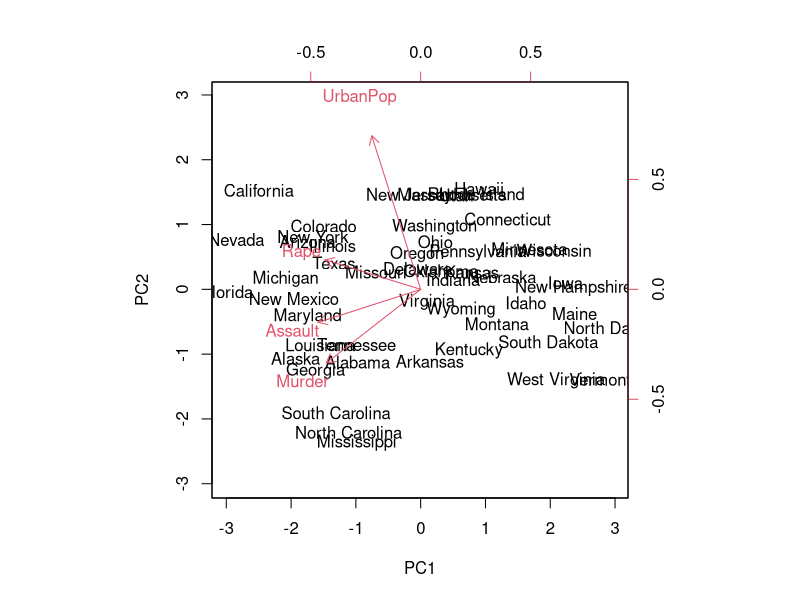
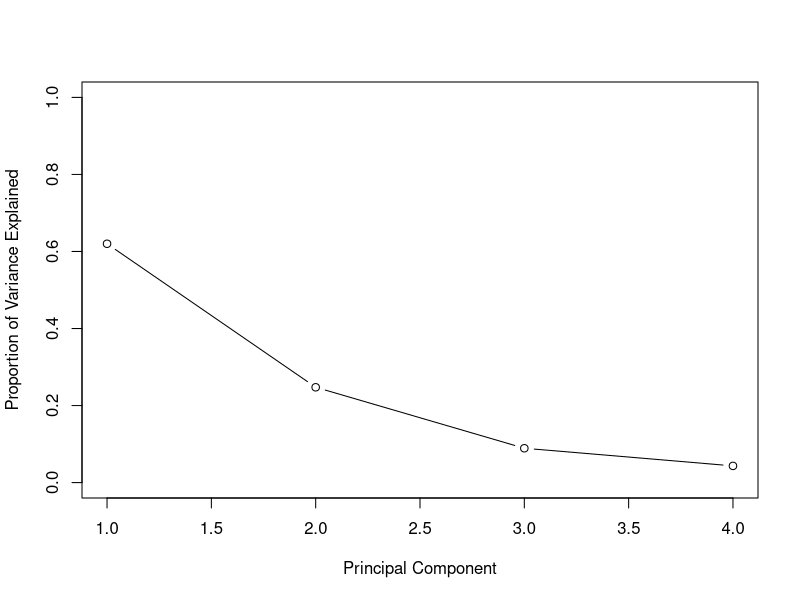
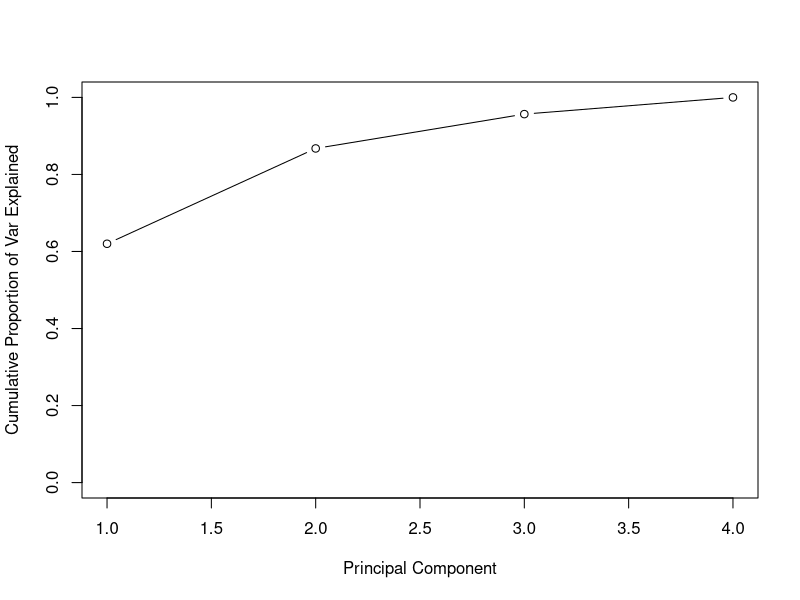

Write R code to recreate these figures, in order.

#Unsupervised Learning

#Principle Components Analysis

states=row.names(USArrests)
states
names(USArrests)
apply(USArrests,2,mean)
apply(USArrests,2,var)
#due to the large differences in mean and variance, we need to scale the variables before PCA
#PCA
pr.out=prcomp(USArrests,scale=TRUE)
names(pr.out)
#center is mean and scale is stdev
pr.out$center
pr.out$scale
#rotation matrix contains principal component loadings
#each column of pr.out$rotatoin cotnains the corresponding principal comonent loading vector
pr.out$rotation
#principal component loading vectors * data = principal component score vectors
#prcomp() automatically calculates these in matrix x
dim(pr.out$x)
#plot first two principal components
biplot(pr.out,scale=0)
#scale=0 biplot ensures that the arrows are scaled to represent the loadings
#other values for scale give slightly different biplots with different interpretatins

#sdev of each component
pr.out$sdev
pr.var=pr.out$sdev^2
pr.var
#proportion of variance explained by each principal component
pve=pr.var/sum(pr.var)
pve
plot(pve,xlab="Principal Component",ylab="Proportion of Variance Explained",ylim=c(0,1),type='b')
plot(cumsum(pve),xlab="Principal Component",ylab="Cumulative Proportion of Var Explained",ylim=c(0,1),type='b')



#Clustering


